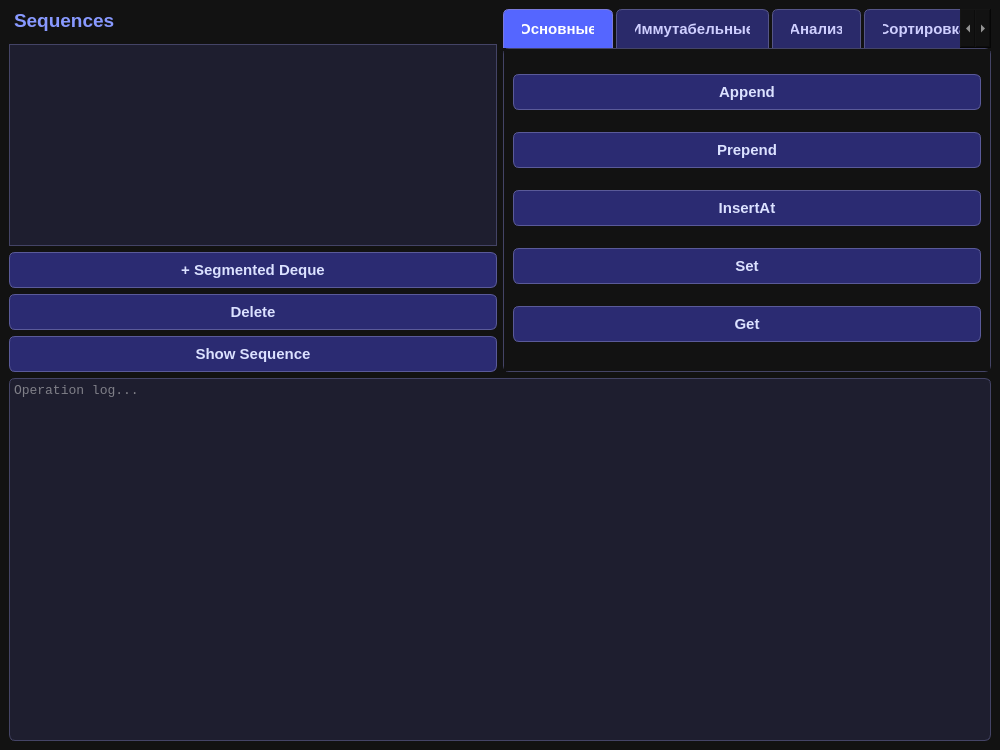
<?xml version="1.0" encoding="UTF-8"?>
<ui version="4.0">
 <class>MainWindow</class>
 <widget class="QMainWindow" name="MainWindow">
  <property name="geometry">
   <rect><x>0</x><y>0</y><width>1000</width><height>750</height></rect>
  </property>
  <property name="windowTitle">
   <string>Sequence Manager</string>
  </property>
  <widget class="QWidget" name="centralwidget">

<property name="styleSheet">
 <string>
  QWidget {
    background-color: #121212;
    color: #e0e0e0;
    font-family: "Segoe UI", Tahoma, Geneva, Verdana, sans-serif;
    font-size: 11pt;
  }
  QPushButton {
    background-color: #2b2b72;
    border: 1px solid #5a5a99;
    border-radius: 6px;
    padding: 8px 14px;
    color: #dbe1ff;
    font-weight: 600;
  }
  QPushButton:hover {
    background-color: #4a4aa5;
    border-color: #7a7adb;
  }
  QPushButton:pressed {
    background-color: #1e1e60;
    border-color: #555599;
  }
  QListWidget {
    background-color: #1e1e2f;
    border: 1px solid #444466;
    selection-background-color: #5566ff;
    selection-color: #fff;
    font-weight: 500;
  }
  QTabWidget::pane {
    border: 1px solid #444466;
    background: #1e1e2f;
    border-radius: 6px;
  }
  QTabBar::tab {
    background: #2a2a6a;
    color: #cfcfff;
    padding: 10px 18px;
    border: 1px solid #555588;
    border-bottom: none;
    border-top-left-radius: 6px;
    border-top-right-radius: 6px;
    margin-right: 3px;
    font-weight: 600;
  }
  QTabBar::tab:selected, QTabBar::tab:hover {
    background: #5566ff;
    color: #fff;
    border-color: #7a7adb;
  }
  QTextEdit {
    background-color: #1e1e2f;
    border: 1px solid #444466;
    color: #e0e0e0;
    font-family: Consolas, monospace;
    font-size: 10pt;
    border-radius: 6px;
  }
  QLabel#sequencesLabel {
    font-size: 14pt;
    font-weight: 700;
    color: #8899ff;
    margin-bottom: 6px;
  }
 </string>
</property>


   <layout class="QVBoxLayout" name="mainLayout">
    <item>
     <layout class="QHBoxLayout" name="contentLayout">
      <item>
       <layout class="QVBoxLayout" name="sequenceLayout">
        <item>
         <widget class="QLabel" name="sequencesLabel">
          <property name="text"><string>Sequences</string></property>
         </widget>
        </item>
        <item>
         <widget class="QListWidget" name="sequenceListWidget"/>
        </item>
        <item>
         <widget class="QPushButton" name="addButton">
          <property name="text"><string>+ Segmented Deque</string></property>
         </widget>
        </item>
        <item>
         <widget class="QPushButton" name="deleteButton">
          <property name="text"><string>Delete</string></property>
         </widget>
        </item>
        <item>
         <widget class="QPushButton" name="showSequenceButton">
          <property name="text"><string>Show Sequence</string></property>
         </widget>
        </item>
       </layout>
      </item>

      <item>
       <widget class="QTabWidget" name="operationsTabs">
        <property name="currentIndex"><number>0</number></property>

        <!-- Вкладка 1: Основные -->
        <widget class="QWidget" name="basicTab">
         <attribute name="title"><string>Основные</string></attribute>
         <layout class="QVBoxLayout" name="basicLayout">
          <item><widget class="QPushButton" name="appendButton"><property name="text"><string>Append</string></property></widget></item>
          <item><widget class="QPushButton" name="prependButton"><property name="text"><string>Prepend</string></property></widget></item>
          <item><widget class="QPushButton" name="insertAtButton"><property name="text"><string>InsertAt</string></property></widget></item>
          <item><widget class="QPushButton" name="setButton"><property name="text"><string>Set</string></property></widget></item>
          <item><widget class="QPushButton" name="getButton"><property name="text"><string>Get</string></property></widget></item>
         </layout>
        </widget>

        <!-- Вкладка 2: Иммутабельные -->
        <widget class="QWidget" name="immutableTab">
         <attribute name="title"><string>Иммутабельные</string></attribute>
         <layout class="QVBoxLayout" name="immutableLayout">
          <item><widget class="QPushButton" name="appendImmutableButton"><property name="text"><string>Append Immutable</string></property></widget></item>
          <item><widget class="QPushButton" name="prependImmutableButton"><property name="text"><string>Prepend Immutable</string></property></widget></item>
          <item><widget class="QPushButton" name="insertAtImmutableButton"><property name="text"><string>InsertAt Immutable</string></property></widget></item>
          <item><widget class="QPushButton" name="setImmutableButton"><property name="text"><string>Set Immutable</string></property></widget></item>
          <item><widget class="QPushButton" name="concatImmutableButton"><property name="text"><string>Concat Immutable</string></property></widget></item>
          <item><widget class="QPushButton" name="sortImmutableButton"><property name="text"><string>Sort Immutable</string></property></widget></item>
         </layout>
        </widget>

        <!-- Вкладка 3: Анализ -->
        <widget class="QWidget" name="analysisTab">
         <attribute name="title"><string>Анализ</string></attribute>
         <layout class="QVBoxLayout" name="analysisLayout">
          <item><widget class="QPushButton" name="whereButton"><property name="text"><string>Where</string></property></widget></item>
          <item><widget class="QPushButton" name="applyButton"><property name="text"><string>Apply</string></property></widget></item>
          <item><widget class="QPushButton" name="reduceButton"><property name="text"><string>Reduce</string></property></widget></item>
          <item><widget class="QPushButton" name="searchSubsequenceButton"><property name="text"><string>Search Subsequence</string></property></widget></item>
         </layout>
        </widget>

        <!-- Вкладка 4: Сортировка и конкатенация -->
        <widget class="QWidget" name="sortingTab">
         <attribute name="title"><string>Сортировка/Concat</string></attribute>
         <layout class="QVBoxLayout" name="sortingLayout">
          <item><widget class="QPushButton" name="concatButton"><property name="text"><string>Concat</string></property></widget></item>
          <item><widget class="QPushButton" name="sortButton"><property name="text"><string>Sort</string></property></widget></item>
         </layout>
        </widget>

       </widget>
      </item>
     </layout>
    </item>

    <!-- Лог -->
    <item>
     <widget class="QTextEdit" name="logTextEdit">
      <property name="readOnly"><bool>true</bool></property>
      <property name="placeholderText"><string>Operation log...</string></property>
     </widget>
    </item>

   </layout>
  </widget>
 </widget>
 <resources/>
 <connections/>
</ui>
